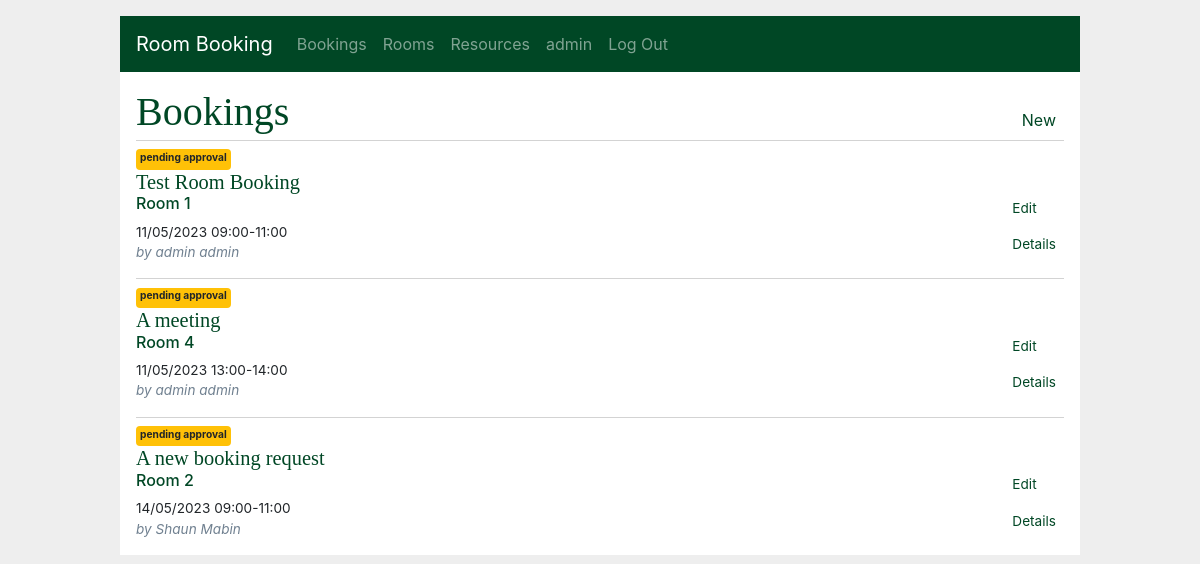
The page /bookings/ (signed in) on the database as committed earlier.
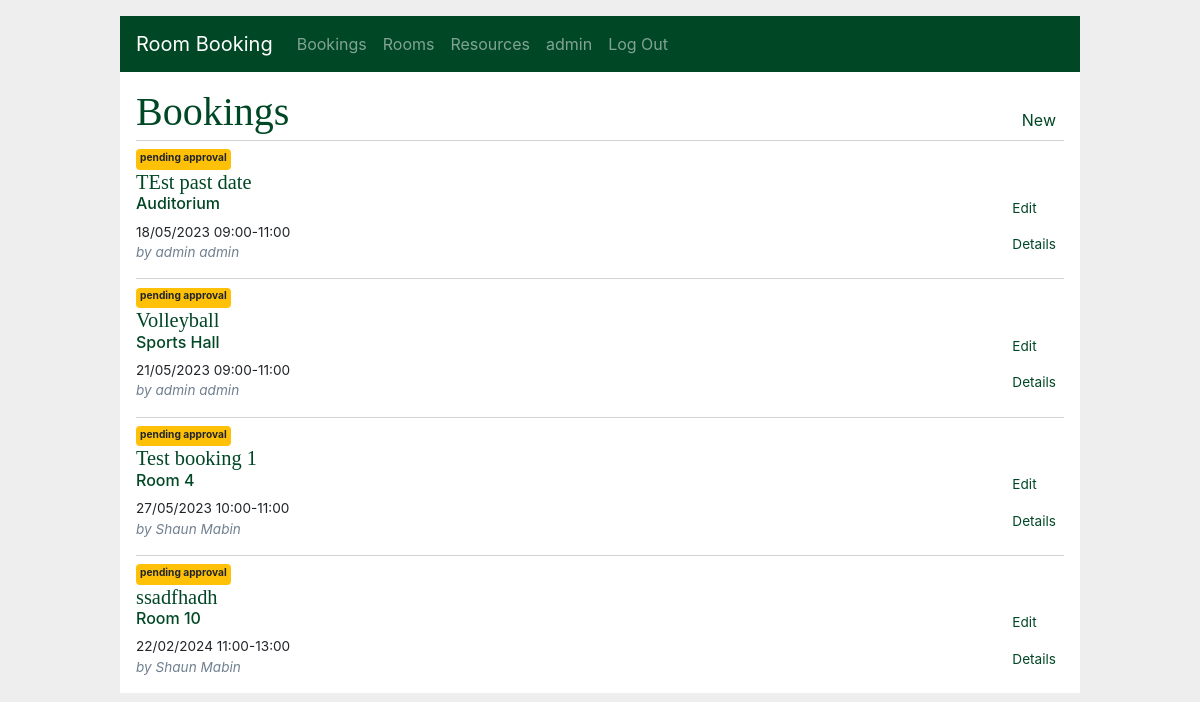
The same page on the database as committed later.
### app/models/user.py (models this page shows, shortened)
class User(db.Model):
    __tablename__ = "users"
    id = db.Column(db.Integer, primary_key=True, autoincrement=True, nullable=False)
    email = db.Column(db.String(150), unique=True, nullable=False)
    password = db.Column(db.Text, nullable=False)
    firstname = db.Column(db.String(150), nullable=False)
    lastname = db.Column(db.String(150), nullable=False)
    created = db.Column(db.DateTime, default=datetime.datetime.now(), nullable=False)
    role = db.Column(db.String(150), default='user', nullable=False)

### app/models/room.py (models this page shows, shortened)
class RoomBooking(db.Model):
    __tablename__ = "roombookings"
    id = db.Column(db.Integer, primary_key=True, autoincrement=True, nullable=False)
    creator_id = db.Column(db.Integer, ForeignKey("users.id", ondelete="CASCADE"), nullable=False)
    title = db.Column(db.String(150), nullable=False)
    summary = db.Column(db.Text, nullable=False)
    status = db.Column(db.String, default='pending approval', nullable=False)
    event_start = db.Column(db.DateTime, nullable=False)
    time_start = db.Column(db.DateTime, nullable=False)
    time_end = db.Column(db.DateTime, nullable=False)
    created = db.Column(db.DateTime, default=now, nullable=False)
    attendees = db.Column(db.Integer, nullable=False)
    booked_resources = db.relationship('BookedResource', back_populates="room_booking",
                                       cascade='all, delete, delete-orphan')
    creator = db.relationship('User', foreign_keys=[creator_id], backref=backref("user", cascade="all,delete"))
    room_id = db.Column(db.Integer, ForeignKey("rooms.id"), nullable=False)
    room = db.relationship('Room', foreign_keys=[room_id])

class Room(db.Model):
    __tablename__ = "rooms"
    id = db.Column(db.Integer, primary_key=True, autoincrement=True, nullable=False)
    name = db.Column(db.String(150), unique=True, nullable=False)
    description = db.Column(db.String, nullable=False)
    room_bookings = db.relationship('RoomBooking', back_populates="room", cascade='all, delete, delete-orphan')
    room_resources = db.relationship('RoomResource', back_populates="room", cascade='all, delete, delete-orphan')

### app/bookings/routes.py (the view, shortened to what this page needs)
@bp.route('/', methods=["GET", "POST"])
@login_required
def index():
    user_id = session.get('user_id')
    user = User.query.filter_by(
        id=user_id).first()
    if user.role == "admin":
        bookings = db.session.query(RoomBooking).order_by(
            RoomBooking.event_start
        ).order_by(
            RoomBooking.time_start
        ).all()
    return render_template('bookings/index.html', bookings=bookings)

### app/main/routes.py (called while the page is built)
@bp.before_app_request
def load_logged_in_user():
    user_id = session.get('user_id')
    if user_id is None:
        g.user = None
    else:
        g.user = User.query.filter_by(
                id=user_id).first()

def login_required(view):
    @functools.wraps(view)
    def wrapped_view(**kwargs):
        if g.user is None:
            return redirect(url_for('main.login'))
        return view(**kwargs)
    return wrapped_view

### app/templates/bookings/index.html
{% extends 'base.html' %}
{% block header %}
  <h1>{% block title %}Bookings{% endblock %}</h1>
  {% if g.user %}
    <a class="action" href="{{ url_for('rooms.index') }}">New</a>
  {% endif %}
{% endblock %}
{% block content %}
  {% for booking in bookings %}
    <article class="booking">
      <header>
        <div>
          {% if booking.status in ['declined', 'cancelled']  %}
            <div class="badge badge-danger">
              {{ booking.status }}
            </div>
          {% elif booking.status in ['accepted', 'confirmed'] %}
            <div class="badge badge-success">
              {{ booking.status }}
            </div>
          {% elif 'pending' in booking.status %}
            <div class="badge badge-warning">
              {{ booking.status }}
            </div>
          {% endif %}
          <a href="{{ url_for('bookings.details', id=booking['id']) }}"><h1>{{ booking['title'] }}</h1></a>
          <a href="{{ url_for('rooms.details', id=booking.room.id) }}"><h6>{{ booking.room.name }}</h6></a>
          <div>
            {{ booking.event_start.strftime('%d/%m/%Y') }} {{ booking.time_start.strftime('%H:%M') }}-{{ booking.time_end.strftime('%H:%M') }}
          </div>
          <div class="about">by {{ booking.creator['firstname']}} {{ booking.creator['lastname'] }}</div>
        </div>
        <div>
          {% if booking.status == 'pending completion' %}
          <a class="action" href="{{ url_for('bookings.complete', id=booking['id']) }}">Complete</a>
          <a class="action" href="{{ url_for('bookings.details', id=booking['id']) }}">Details</a>
          {% else %}
          <a class="action" href="{{ url_for('bookings.update', id=booking['id']) }}">Edit</a>
          <a class="action" href="{{ url_for('bookings.details', id=booking['id']) }}">Details</a>
          {% endif %}
        </div>
      </header>
    </article>
    {% if not loop.last %}
      <hr style="margin-bottom: 0">
    {% endif %}
  {% endfor %}
{% endblock %}

### app/templates/base.html (shortened to what this page needs)
<!doctype html>
<html lang="en">
  <head>
    <link rel="stylesheet" href="https://stackpath.bootstrapcdn.com/bootstrap/4.3.1/css/bootstrap.min.css">
    <link rel="stylesheet" href="{{ url_for('static', filename='style.css') }}">
  </head>
  <body>
    <nav class="navbar navbar-expand-lg navbar-dark">
      <a class="navbar-brand" href="{{ url_for('main.index') }}">Room Booking</a>
      <div class="collapse navbar-collapse" id="navbarNav">
        <ul class="navbar-nav">
          {% if g.user %}
            <li class="nav-item"><a class="nav-link" href="{{ url_for('bookings.index') }}">Bookings</a>
            <li class="nav-item"><a class="nav-link" href="{{ url_for('rooms.index') }}">Rooms</a>
            <li class="nav-item"><a class="nav-link" href="{{ url_for('resources.index') }}">Resources</a>
            <li class="nav-item current-user"><a class="nav-link" href="{{ url_for('main.account') }}">{{ g.user.firstname }}</a>
            <li class="nav-item nav-right"><a class="nav-link" href="{{ url_for('main.logout') }}">Log Out</a>
          {% else %}
            <li class="nav-item"><a class="nav-link" href="{{ url_for('main.register') }}">Register</a>
            <li class="nav-item"><a class="nav-link" href="{{ url_for('main.login') }}">Log In</a>
          {% endif %}
        </ul>
      </div>
    </nav>
    <section class="content">
      <header>
        {% block header %}{% endblock %}
      </header>
      {% block content %}
      {% endblock %}
    </section>
  </body>
</html>

### app/static/style.css (style rules this page uses)
html { font-family: Libre Baskerville, serif, Montserrat,sans-serif; background: #eee; padding: 1rem; }
body { max-width: 960px; margin: 0 auto; background: white; }
h1 { font-family: serif; color: #004725; margin: 1rem 0; }
a { color: #004725; }
hr { border: none; border-top: 1px solid lightgray; }
nav { background: #004725; display: flex; align-items: center; padding: 0 0.5rem; }
nav ul { display: flex; list-style: none; margin: 0; padding: 0; border: none; }
nav ul li a, nav ul li span, header .action { display: block; padding: 0.5rem; }
.badge { height: 2em; }
.booking > header { display: flex; align-items: flex-end; font-size: 0.85em; margin-top: 5px; }
.booking > header > div:first-of-type { flex: auto; }
.booking > header h1 { font-size: 1.5em; margin: 0; }
.booking .about { color: slategray; font-style: italic; }
.content { padding: 0 1rem 1rem; }
.content > header { border-bottom: 1px solid lightgray; display: flex; align-items: flex-end; }
.content > header h1 { flex: auto; margin: 1rem 0 0.25rem 0; }

Rows that differ between the two databases and show on the page:
removed RoomBooking: status "pending approval", title "Test Room Booking", room.name "Room 1", event_start "11/05/2023", time_start "09:00", time_end "11:00", creator.firstname "admin", creator.lastname "admin"
removed RoomBooking: status "pending approval", title "A meeting", room.name "Room 4", event_start "11/05/2023", time_start "13:00", time_end "14:00", creator.firstname "admin", creator.lastname "admin"
removed RoomBooking: status "pending approval", title "A new booking request", room.name "Room 2", event_start "14/05/2023", time_start "09:00", time_end "11:00", creator.firstname "Shaun", creator.lastname "Mabin"
added RoomBooking: status "pending approval", title "TEst past date", room.name "Auditorium", event_start "18/05/2023", time_start "09:00", time_end "11:00", creator.firstname "admin", creator.lastname "admin"
added RoomBooking: status "pending approval", title "Volleyball", room.name "Sports Hall", event_start "21/05/2023", time_start "09:00", time_end "11:00", creator.firstname "admin", creator.lastname "admin"
added RoomBooking: status "pending approval", title "Test booking 1", room.name "Room 4", event_start "27/05/2023", time_start "10:00", time_end "11:00", creator.firstname "Shaun", creator.lastname "Mabin"
added RoomBooking: status "pending approval", title "ssadfhadh", room.name "Room 10", event_start "22/02/2024", time_start "11:00", time_end "13:00", creator.firstname "Shaun", creator.lastname "Mabin"
